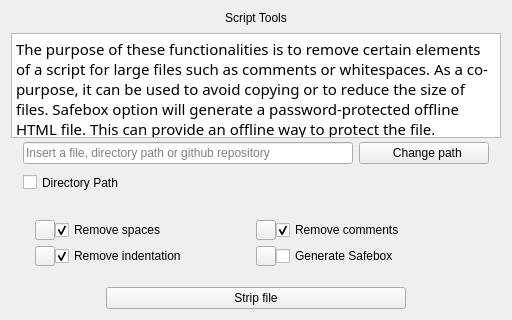
              <widget class="QFrame" name="left_bottom_frame">
               <property name="sizePolicy">
                <sizepolicy hsizetype="Minimum" vsizetype="Preferred">
                 <horstretch>0</horstretch>
                 <verstretch>0</verstretch>
                </sizepolicy>
               </property>
               <property name="minimumSize">
                <size>
                 <width>0</width>
                 <height>200</height>
                </size>
               </property>
               <property name="maximumSize">
                <size>
                 <width>16777215</width>
                 <height>16777215</height>
                </size>
               </property>
               <property name="frameShape">
                <enum>QFrame::NoFrame</enum>
               </property>
               <property name="frameShadow">
                <enum>QFrame::Raised</enum>
               </property>
               <layout class="QVBoxLayout" name="verticalLayout_6">
                <item>
                 <layout class="QGridLayout" name="gridLayout_9">
                  <property name="horizontalSpacing">
                   <number>6</number>
                  </property>
                  <item row="0" column="0">
                   <widget class="QLabel" name="label_11">
                    <property name="sizePolicy">
                     <sizepolicy hsizetype="Preferred" vsizetype="Fixed">
                      <horstretch>0</horstretch>
                      <verstretch>0</verstretch>
                     </sizepolicy>
                    </property>
                    <property name="minimumSize">
                     <size>
                      <width>0</width>
                      <height>0</height>
                     </size>
                    </property>
                    <property name="maximumSize">
                     <size>
                      <width>16777215</width>
                      <height>16777215</height>
                     </size>
                    </property>
                    <property name="toolTip">
                     <string/>
                    </property>
                    <property name="statusTip">
                     <string notr="true"/>
                    </property>
                    <property name="text">
                     <string>Script Tools</string>
                    </property>
                    <property name="alignment">
                     <set>Qt::AlignCenter</set>
                    </property>
                   </widget>
                  </item>
                  <item row="1" column="0">
                   <widget class="QPlainTextEdit" name="pte_stripping">
                    <property name="sizePolicy">
                     <sizepolicy hsizetype="MinimumExpanding" vsizetype="Fixed">
                      <horstretch>0</horstretch>
                      <verstretch>0</verstretch>
                     </sizepolicy>
                    </property>
                    <property name="minimumSize">
                     <size>
                      <width>0</width>
                      <height>105</height>
                     </size>
                    </property>
                    <property name="maximumSize">
                     <size>
                      <width>16777215</width>
                      <height>100</height>
                     </size>
                    </property>
                    <property name="font">
                     <font>
                      <family>Noto Sans</family>
                      <pointsize>11</pointsize>
                      <italic>false</italic>
                      <bold>false</bold>
                     </font>
                    </property>
                    <property name="toolTip">
                     <string/>
                    </property>
                    <property name="statusTip">
                     <string notr="true"/>
                    </property>
                    <property name="styleSheet">
                     <string notr="true"/>
                    </property>
                    <property name="verticalScrollBarPolicy">
                     <enum>Qt::ScrollBarAlwaysOff</enum>
                    </property>
                    <property name="horizontalScrollBarPolicy">
                     <enum>Qt::ScrollBarAsNeeded</enum>
                    </property>
                    <property name="documentTitle">
                     <string notr="true"/>
                    </property>
                    <property name="undoRedoEnabled">
                     <bool>false</bool>
                    </property>
                    <property name="readOnly">
                     <bool>true</bool>
                    </property>
                    <property name="plainText">
                     <string>The purpose of these functionalities is to remove certain elements of a script for large files such as comments or whitespaces. As a co-purpose, it can be used to avoid copying or to reduce the size of files. Safebox option will generate a password-protected offline HTML file. This can provide an offline way to protect the file.</string>
                    </property>
                    <property name="textInteractionFlags">
                     <set>Qt::NoTextInteraction</set>
                    </property>
                    <property name="placeholderText">
                     <string notr="true"/>
                    </property>
                   </widget>
                  </item>
                  <item row="2" column="0">
                   <layout class="QGridLayout" name="gridLayout_21">
                    <property name="leftMargin">
                     <number>12</number>
                    </property>
                    <property name="rightMargin">
                     <number>12</number>
                    </property>
                    <item row="0" column="0">
                     <widget class="QLineEdit" name="le_target_2">
                      <property name="sizePolicy">
                       <sizepolicy hsizetype="MinimumExpanding" vsizetype="Fixed">
                        <horstretch>0</horstretch>
                        <verstretch>0</verstretch>
                       </sizepolicy>
                      </property>
                      <property name="minimumSize">
                       <size>
                        <width>330</width>
                        <height>0</height>
                       </size>
                      </property>
                      <property name="maximumSize">
                       <size>
                        <width>16777215</width>
                        <height>16777215</height>
                       </size>
                      </property>
                      <property name="toolTip">
                       <string>&lt;html&gt;&lt;head/&gt;&lt;body&gt;&lt;p&gt;Put a script, directory, or github repository to add the watermark to the file/s.&lt;/p&gt;&lt;/body&gt;&lt;/html&gt;</string>
                      </property>
                      <property name="statusTip">
                       <string notr="true"/>
                      </property>
                      <property name="inputMethodHints">
                       <set>Qt::ImhUppercaseOnly</set>
                      </property>
                      <property name="text">
                       <string/>
                      </property>
                      <property name="placeholderText">
                       <string>Insert a file, directory path or github repository</string>
                      </property>
                      <property name="clearButtonEnabled">
                       <bool>true</bool>
                      </property>
                     </widget>
                    </item>
                    <item row="0" column="1">
                     <widget class="QPushButton" name="pbt_change_target_2">
                      <property name="sizePolicy">
                       <sizepolicy hsizetype="Minimum" vsizetype="Fixed">
                        <horstretch>0</horstretch>
                        <verstretch>0</verstretch>
                       </sizepolicy>
                      </property>
                      <property name="minimumSize">
                       <size>
                        <width>130</width>
                        <height>0</height>
                       </size>
                      </property>
                      <property name="maximumSize">
                       <size>
                        <width>16777215</width>
                        <height>16777215</height>
                       </size>
                      </property>
                      <property name="toolTip">
                       <string/>
                      </property>
                      <property name="statusTip">
                       <string notr="true"/>
                      </property>
                      <property name="text">
                       <string>  Change path</string>
                      </property>
                      <property name="icon">
                       <iconset>
                        <normaloff>:/icons/resources/icons/icon_folder_light.png</normaloff>:/icons/resources/icons/icon_folder_light.png</iconset>
                      </property>
                      <property name="iconSize">
                       <size>
                        <width>20</width>
                        <height>20</height>
                       </size>
                      </property>
                      <property name="shortcut">
                       <string notr="true"/>
                      </property>
                     </widget>
                    </item>
                    <item row="1" column="1">
                     <layout class="QGridLayout" name="gridLayout_11"/>
                    </item>
                    <item row="1" column="0">
                     <widget class="QCheckBox" name="cb_is_dir_target_2">
                      <property name="sizePolicy">
                       <sizepolicy hsizetype="Preferred" vsizetype="Fixed">
                        <horstretch>0</horstretch>
                        <verstretch>0</verstretch>
                       </sizepolicy>
                      </property>
                      <property name="minimumSize">
                       <size>
                        <width>0</width>
                        <height>25</height>
                       </size>
                      </property>
                      <property name="toolTip">
                       <string/>
                      </property>
                      <property name="statusTip">
                       <string notr="true"/>
                      </property>
                      <property name="text">
                       <string>Directory Path</string>
                      </property>
                      <property name="shortcut">
                       <string notr="true"/>
                      </property>
                     </widget>
                    </item>
                   </layout>
                  </item>
                 </layout>
                </item>
                <item>
                 <layout class="QGridLayout" name="gridLayout_20">
                  <property name="leftMargin">
                   <number>0</number>
                  </property>
                  <property name="rightMargin">
                   <number>0</number>
                  </property>
                  <property name="horizontalSpacing">
                   <number>0</number>
                  </property>
                  <item row="3" column="0">
                   <layout class="QGridLayout" name="gridLayout_19">
                    <property name="leftMargin">
                     <number>24</number>
                    </property>
                    <property name="rightMargin">
                     <number>24</number>
                    </property>
                    <item row="0" column="2">
                     <layout class="QGridLayout" name="gridLayout_10">
                      <item row="0" column="1">
                       <widget class="QCheckBox" name="cbb_gen_safebox">
                        <property name="toolTip">
                         <string>&lt;html&gt;&lt;head/&gt;&lt;body&gt;&lt;p&gt;Creates a encrypted HTML file that contains this file. &lt;/p&gt;&lt;/body&gt;&lt;/html&gt;</string>
                        </property>
                        <property name="statusTip">
                         <string notr="true"/>
                        </property>
                        <property name="layoutDirection">
                         <enum>Qt::LeftToRight</enum>
                        </property>
                        <property name="text">
                         <string>Generate Safebox</string>
                        </property>
                        <property name="shortcut">
                         <string notr="true"/>
                        </property>
                        <property name="checked">
                         <bool>false</bool>
                        </property>
                       </widget>
                      </item>
                      <item row="0" column="0">
                       <widget class="QPushButton" name="pbt_inf_gen_safebox">
                        <property name="maximumSize">
                         <size>
                          <width>20</width>
                          <height>20</height>
                         </size>
                        </property>
                        <property name="toolTip">
                         <string>&lt;html&gt;&lt;head/&gt;&lt;body&gt;&lt;p&gt;The spaces between the comment symbols and the text.&lt;/p&gt;&lt;p&gt;Example: #..test (2 inner spaces)&lt;/p&gt;&lt;/body&gt;&lt;/html&gt;</string>
                        </property>
                        <property name="statusTip">
                         <string notr="true"/>
                        </property>
                        <property name="styleSheet">
                         <string notr="true"/>
                        </property>
                        <property name="text">
                         <string/>
                        </property>
                        <property name="iconSize">
                         <size>
                          <width>14</width>
                          <height>12</height>
                         </size>
                        </property>
                        <property name="shortcut">
                         <string notr="true"/>
                        </property>
                       </widget>
                      </item>
                     </layout>
                    </item>
                    <item row="0" column="0">
                     <layout class="QGridLayout" name="gridLayout_17">
                      <item row="0" column="1">
                       <widget class="QCheckBox" name="cbb_del_ident">
                        <property name="toolTip">
                         <string>&lt;html&gt;&lt;head/&gt;&lt;body&gt;&lt;p&gt;Removes any level of indentation from the file. &lt;/p&gt;&lt;p&gt;This function can be useful for security purposes. It may not &lt;/p&gt;&lt;p&gt;be useful in non-indented languages.&lt;/p&gt;&lt;/body&gt;&lt;/html&gt;</string>
                        </property>
                        <property name="statusTip">
                         <string notr="true"/>
                        </property>
                        <property name="text">
                         <string>Remove indentation</string>
                        </property>
                        <property name="shortcut">
                         <string notr="true"/>
                        </property>
                        <property name="checked">
                         <bool>true</bool>
                        </property>
                       </widget>
                      </item>
                      <item row="0" column="0">
                       <widget class="QPushButton" name="pbt_inf_del_indentation">
                        <property name="maximumSize">
                         <size>
                          <width>20</width>
                          <height>20</height>
                         </size>
                        </property>
                        <property name="toolTip">
                         <string>&lt;html&gt;&lt;head/&gt;&lt;body&gt;&lt;p&gt;The spaces between the comment symbols and the text.&lt;/p&gt;&lt;p&gt;Example: #..test (2 inner spaces)&lt;/p&gt;&lt;/body&gt;&lt;/html&gt;</string>
                        </property>
                        <property name="statusTip">
                         <string notr="true"/>
                        </property>
                        <property name="styleSheet">
                         <string notr="true"/>
                        </property>
                        <property name="text">
                         <string notr="true"/>
                        </property>
                        <property name="iconSize">
                         <size>
                          <width>14</width>
                          <height>12</height>
                         </size>
                        </property>
                        <property name="shortcut">
                         <string notr="true"/>
                        </property>
                       </widget>
                      </item>
                     </layout>
                    </item>
                   </layout>
                  </item>
                  <item row="2" column="0">
                   <layout class="QGridLayout" name="gridLayout_18">
                    <property name="leftMargin">
                     <number>24</number>
                    </property>
                    <property name="rightMargin">
                     <number>24</number>
                    </property>
                    <item row="1" column="1">
                     <layout class="QGridLayout" name="gridLayout_13">
                      <item row="0" column="1">
                       <widget class="QCheckBox" name="cbb_del_comments">
                        <property name="toolTip">
                         <string>&lt;html&gt;&lt;head/&gt;&lt;body&gt;&lt;p&gt;Removes any form of commentary contained &lt;/p&gt;&lt;p&gt;line by line in the file. &lt;/p&gt;&lt;p&gt;NOTE: It may not remove all comments or remove content from the lines since its difficult to detect the context of some comments inside the file&lt;/p&gt;&lt;/body&gt;&lt;/html&gt;</string>
                        </property>
                        <property name="statusTip">
                         <string notr="true"/>
                        </property>
                        <property name="layoutDirection">
                         <enum>Qt::LeftToRight</enum>
                        </property>
                        <property name="text">
                         <string>Remove comments</string>
                        </property>
                        <property name="shortcut">
                         <string notr="true"/>
                        </property>
                        <property name="checked">
                         <bool>true</bool>
                        </property>
                       </widget>
                      </item>
                      <item row="0" column="0">
                       <widget class="QPushButton" name="pbt_inf_del_comments">
                        <property name="maximumSize">
                         <size>
                          <width>20</width>
                          <height>20</height>
                         </size>
                        </property>
                        <property name="toolTip">
                         <string>&lt;html&gt;&lt;head/&gt;&lt;body&gt;&lt;p&gt;The spaces between the comment symbols and the text.&lt;/p&gt;&lt;p&gt;Example: #..test (2 inner spaces)&lt;/p&gt;&lt;/body&gt;&lt;/html&gt;</string>
                        </property>
                        <property name="statusTip">
                         <string notr="true"/>
                        </property>
                        <property name="styleSheet">
                         <string notr="true"/>
                        </property>
                        <property name="text">
                         <string notr="true"/>
                        </property>
                        <property name="iconSize">
                         <size>
                          <width>14</width>
                          <height>12</height>
                         </size>
                        </property>
                        <property name="shortcut">
                         <string notr="true"/>
                        </property>
                       </widget>
                      </item>
                     </layout>
                    </item>
                    <item row="0" column="0">
                     <spacer name="verticalSpacer_3">
                      <property name="orientation">
                       <enum>Qt::Vertical</enum>
                      </property>
                      <property name="sizeType">
                       <enum>QSizePolicy::Fixed</enum>
                      </property>
                      <property name="sizeHint" stdset="0">
                       <size>
                        <width>20</width>
                        <height>10</height>
                       </size>
                      </property>
                     </spacer>
                    </item>
                    <item row="1" column="0">
                     <layout class="QGridLayout" name="gridLayout_16">
                      <item row="0" column="1">
                       <widget class="QCheckBox" name="cbb_del_spaces">
                        <property name="sizePolicy">
                         <sizepolicy hsizetype="Minimum" vsizetype="Fixed">
                          <horstretch>0</horstretch>
                          <verstretch>0</verstretch>
                         </sizepolicy>
                        </property>
                        <property name="toolTip">
                         <string>All spaces are removed line by line from the file.</string>
                        </property>
                        <property name="statusTip">
                         <string notr="true"/>
                        </property>
                        <property name="text">
                         <string>Remove spaces</string>
                        </property>
                        <property name="shortcut">
                         <string notr="true"/>
                        </property>
                        <property name="checked">
                         <bool>true</bool>
                        </property>
                       </widget>
                      </item>
                      <item row="0" column="0">
                       <widget class="QPushButton" name="pbt_inf_del_whitespaces">
                        <property name="maximumSize">
                         <size>
                          <width>20</width>
                          <height>20</height>
                         </size>
                        </property>
                        <property name="toolTip">
                         <string>&lt;html&gt;&lt;head/&gt;&lt;body&gt;&lt;p&gt;The spaces between the comment symbols and the text.&lt;/p&gt;&lt;p&gt;Example: #..test (2 inner spaces)&lt;/p&gt;&lt;/body&gt;&lt;/html&gt;</string>
                        </property>
                        <property name="statusTip">
                         <string notr="true"/>
                        </property>
                        <property name="styleSheet">
                         <string notr="true"/>
                        </property>
                        <property name="text">
                         <string notr="true"/>
                        </property>
                        <property name="iconSize">
                         <size>
                          <width>14</width>
                          <height>12</height>
                         </size>
                        </property>
                        <property name="shortcut">
                         <string notr="true"/>
                        </property>
                       </widget>
                      </item>
                     </layout>
                    </item>
                   </layout>
                  </item>
                  <item row="1" column="0">
                   <widget class="Line" name="separator_2">
                    <property name="sizePolicy">
                     <sizepolicy hsizetype="Preferred" vsizetype="Fixed">
                      <horstretch>0</horstretch>
                      <verstretch>0</verstretch>
                     </sizepolicy>
                    </property>
                    <property name="minimumSize">
                     <size>
                      <width>0</width>
                      <height>0</height>
                     </size>
                    </property>
                    <property name="maximumSize">
                     <size>
                      <width>16777215</width>
                      <height>16777215</height>
                     </size>
                    </property>
                    <property name="font">
                     <font>
                      <pointsize>10</pointsize>
                     </font>
                    </property>
                    <property name="styleSheet">
                     <string notr="true"/>
                    </property>
                    <property name="frameShadow">
                     <enum>QFrame::Sunken</enum>
                    </property>
                    <property name="lineWidth">
                     <number>0</number>
                    </property>
                    <property name="midLineWidth">
                     <number>0</number>
                    </property>
                    <property name="orientation">
                     <enum>Qt::Horizontal</enum>
                    </property>
                   </widget>
                  </item>
                 </layout>
                </item>
                <item>
                 <spacer name="verticalSpacer">
                  <property name="orientation">
                   <enum>Qt::Vertical</enum>
                  </property>
                  <property name="sizeType">
                   <enum>QSizePolicy::Fixed</enum>
                  </property>
                  <property name="sizeHint" stdset="0">
                   <size>
                    <width>20</width>
                    <height>15</height>
                   </size>
                  </property>
                 </spacer>
                </item>
                <item>
                 <layout class="QGridLayout" name="gridLayout_15">
                  <item row="0" column="0">
                   <spacer name="horizontalSpacer_3">
                    <property name="orientation">
                     <enum>Qt::Horizontal</enum>
                    </property>
                    <property name="sizeHint" stdset="0">
                     <size>
                      <width>40</width>
                      <height>20</height>
                     </size>
                    </property>
                   </spacer>
                  </item>
                  <item row="0" column="1">
                   <widget class="QPushButton" name="pbt_stripping">
                    <property name="minimumSize">
                     <size>
                      <width>300</width>
                      <height>0</height>
                     </size>
                    </property>
                    <property name="toolTip">
                     <string/>
                    </property>
                    <property name="statusTip">
                     <string notr="true"/>
                    </property>
                    <property name="text">
                     <string>Strip file</string>
                    </property>
                    <property name="shortcut">
                     <string notr="true"/>
                    </property>
                   </widget>
                  </item>
                  <item row="0" column="2">
                   <spacer name="horizontalSpacer">
                    <property name="orientation">
                     <enum>Qt::Horizontal</enum>
                    </property>
                    <property name="sizeHint" stdset="0">
                     <size>
                      <width>40</width>
                      <height>20</height>
                     </size>
                    </property>
                   </spacer>
                  </item>
                 </layout>
                </item>
               </layout>
              </widget>
